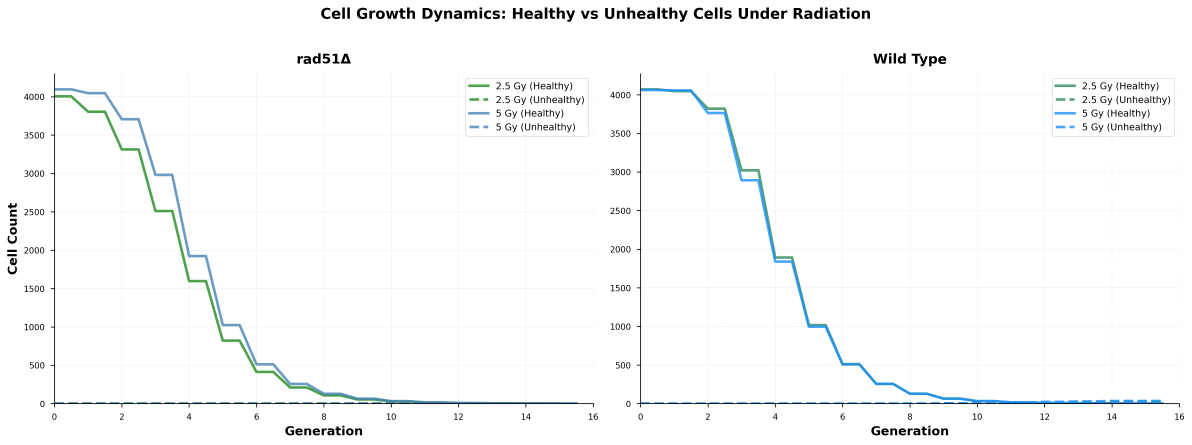
#> input picture results/figures_updated_figures_branch/growth_curves_panel.png, 4768 x 1780 px (shown at 1/4 size)
$ python stack_growth_curves.py
#> lines starting #> are read from the running program, lines starting #| are printed output that depends on the picture
### ammper_paths.py
"""
Path resolution for the reorganized AMMPER tree (August 2026).

Before the reorganization every script ran from the repository root and referred
to data with bare relative paths ("abFinalPlots/...", "Results_Bulk_aB",
"radiationData/100/Track0/..."). Files now live in data/ and results/, so those
bare paths no longer resolve.

Import this module instead of hardcoding paths. It works no matter which
directory a script is launched from, because everything is resolved relative to
this file's own location rather than the process working directory:

    import ammper_paths as P
    df = pd.read_csv(P.ab_experimental("AlamarblueRawdataWTKGy.csv"))
    for root, dirs, files in os.walk(P.bulk_aB("WT_Basic_0")):
        ...

Importing this module also puts src/ and src/ammper/ on sys.path, so the bare
intra-package imports in the simulation code ("from cellDefinition import Cell")
keep working.

OLD -> NEW path map:
    abFinalPlots/                    -> data/experimental/alamarblue/
    aBGAMMA/                         -> data/experimental/alamarblue_gamma/
    Biosentineldata/                 -> data/experimental/biosentinel/
    radiationData/                   -> data/radiation_input/ritracks/
    *Fluence*_data.txt               -> data/fluence/
    Results_Bulk_aB/                 -> results/bulk_aB/
    Results_Bulk_GAMMAFINAL/         -> results/bulk_gamma/
    Results/                         -> results/single_runs/
    smac3_output/                    -> results/smac3_output/
"""

import os
import sys

ROOT = os.path.dirname(os.path.abspath(__file__))

SRC = os.path.join(ROOT, "src")
AMMPER_PKG = os.path.join(SRC, "ammper")

DATA = os.path.join(ROOT, "data")
EXPERIMENTAL = os.path.join(DATA, "experimental")
AB_EXPERIMENTAL = os.path.join(EXPERIMENTAL, "alamarblue")
AB_GAMMA_EXPERIMENTAL = os.path.join(EXPERIMENTAL, "alamarblue_gamma")
BIOSENTINEL = os.path.join(EXPERIMENTAL, "biosentinel")
RADIATION_INPUT = os.path.join(DATA, "radiation_input", "ritracks")
FLUENCE = os.path.join(DATA, "fluence")

RESULTS = os.path.join(ROOT, "results")
BULK_AB = os.path.join(RESULTS, "bulk_aB")
BULK_GAMMA = os.path.join(RESULTS, "bulk_gamma")
SINGLE_RUNS = os.path.join(RESULTS, "single_runs")
SMAC3_OUTPUT = os.path.join(RESULTS, "smac3_output")

FIGURES = os.path.join(ROOT, "figures")


def _join(base, *parts):
    return os.path.join(base, *parts) if parts else base


def ab_experimental(*parts):
    """alamarBlue plate-reader CSVs (proton experiments)."""
    return _join(AB_EXPERIMENTAL, *parts)


def ab_gamma_experimental(*parts):
    """alamarBlue plate-reader data for the gamma experiments."""
    return _join(AB_GAMMA_EXPERIMENTAL, *parts)


def biosentinel(*parts):
    """BioSentinel/LEIA source spreadsheets."""
    return _join(BIOSENTINEL, *parts)


def radiation_input(*parts):
    """RITRACKS-generated proton track data, keyed by proton energy."""
    return _join(RADIATION_INPUT, *parts)


def fluence(*parts):
    """Deep-space and GCRSim fluence tables."""
    return _join(FLUENCE, *parts)


def bulk_aB(*parts):
    """Simulation output for the alamarBlue proton runs."""
    return _join(BULK_AB, *parts)


def bulk_gamma(*parts):
    """Simulation output for the exploratory gamma runs."""
    return _join(BULK_GAMMA, *parts)


def single_runs(*parts):
    """Simulation output for individual (non-bulk) runs."""
    return _join(SINGLE_RUNS, *parts)


def figures(*parts):
    """Output directory for generated figures; created on demand."""
    target = _join(FIGURES, *parts)
    directory = target if not parts else os.path.dirname(target)
    if directory:
        os.makedirs(directory, exist_ok=True)
    return target


def add_src_to_path():
    """Make the bare intra-package simulation imports resolve."""
    for path in (SRC, AMMPER_PKG):
        if path not in sys.path:
            sys.path.insert(0, path)


add_src_to_path()

### analysis/growth_curves/stack_growth_curves.py
"""
Comprehensive Panel Figure: Stack Growth Curves, ROS Ratios, and Half-Life
Creates a vertically stacked publication-ready figure with side-by-side comparisons
"""
import os as _os, sys as _sys
_sys.path.insert(0, _os.path.dirname(_os.path.dirname(_os.path.dirname(_os.path.abspath(__file__)))))
import ammper_paths as P  # noqa: E402

import matplotlib.pyplot as plt
import matplotlib.image as mpimg
from matplotlib.gridspec import GridSpec
import os

# ===== UPDATE THESE PATHS =====
# Path to your PNG images
ASSETS = _os.path.join(P.RESULTS, "figures_updated_figures_branch")
GROWTH_CURVES_IMAGE = _os.path.join(ASSETS, "growth_curves_panel.png")
ROS_RATIOS_RAD51_IMAGE = _os.path.join(ASSETS, "rad51UHcellratios.png")
ROS_RATIOS_WT_IMAGE = _os.path.join(ASSETS, "WTUHcellratios.png")
HALF_LIFE_RAD51_IMAGE = _os.path.join(ASSETS, "Halflifeanalysis.png")
HALF_LIFE_WT_IMAGE = _os.path.join(ASSETS, "WTHalflives.png")
# ==============================

def check_files(file_list):
    """Check if all files exist"""
    missing = []
    for filepath in file_list:
        if not os.path.exists(filepath):
            missing.append(filepath)
    return missing

# File list
files_to_check = [
    GROWTH_CURVES_IMAGE,
    ROS_RATIOS_RAD51_IMAGE,
    ROS_RATIOS_WT_IMAGE,
    HALF_LIFE_RAD51_IMAGE,
    HALF_LIFE_WT_IMAGE
]

# Check if files exist
missing_files = check_files(files_to_check)
if missing_files:
    print("ERROR: The following files were not found:")
    for f in missing_files:
        print(f"  - {f}")
    print("\nPlease update the file paths at the top of the script")
    exit(1)

# Load images
img_growth = mpimg.imread(GROWTH_CURVES_IMAGE)
#> img_growth is the input picture: shape (1780, 4768, 4) float32; mean R, G, B, A 0.977, 0.98, 0.982, 1
img_ros_rad51 = mpimg.imread(ROS_RATIOS_RAD51_IMAGE)
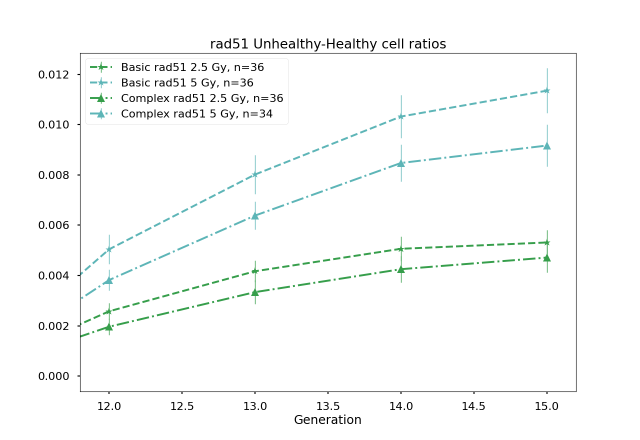
#> input picture results/figures_updated_figures_branch/rad51UHcellratios.png, 1280 x 880 px (shown at 1/2 size)
#> img_ros_rad51 is the input picture: shape (880, 1280, 4) float32; mean R, G, B, A 0.978, 0.982, 0.98, 1
img_ros_wt = mpimg.imread(ROS_RATIOS_WT_IMAGE)
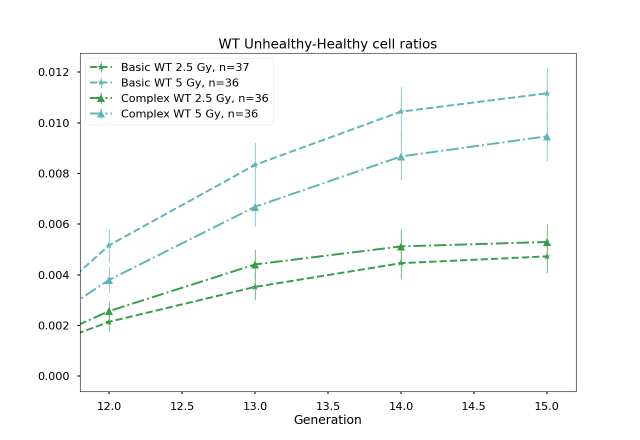
#> input picture results/figures_updated_figures_branch/WTUHcellratios.png, 1280 x 880 px (shown at 1/2 size)
#> img_ros_wt is the input picture: shape (880, 1280, 4) float32; mean R, G, B, A 0.978, 0.983, 0.981, 1
img_halflife_rad51 = mpimg.imread(HALF_LIFE_RAD51_IMAGE)
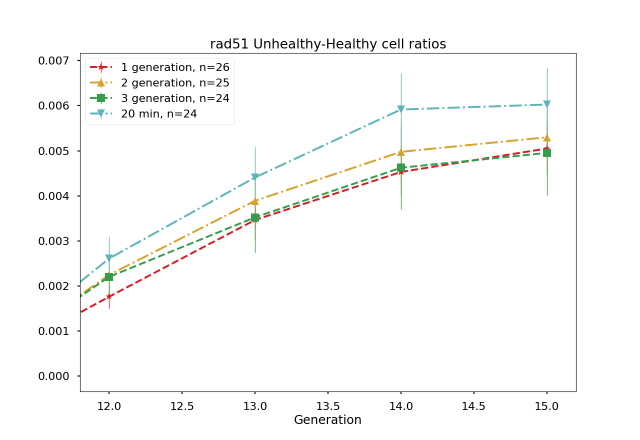
#> input picture results/figures_updated_figures_branch/Halflifeanalysis.png, 1280 x 880 px (shown at 1/2 size)
#> img_halflife_rad51 is the input picture: shape (880, 1280, 4) float32; mean R, G, B, A 0.981, 0.982, 0.979, 1
img_halflife_wt = mpimg.imread(HALF_LIFE_WT_IMAGE)
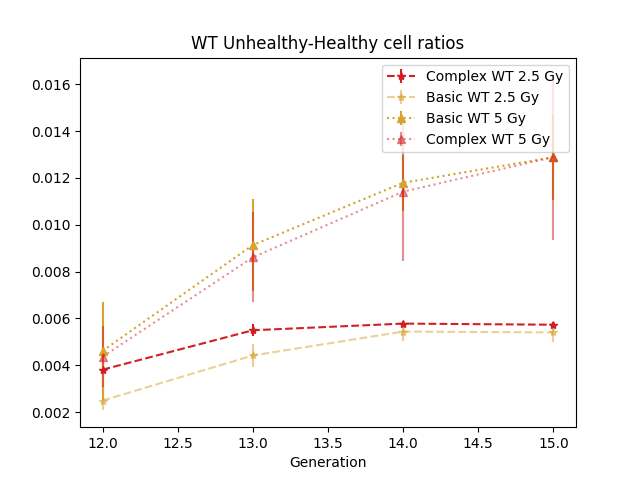
#> input picture results/figures_updated_figures_branch/WTHalflives.png, 640 x 480 px
#> img_halflife_wt is the input picture: shape (480, 640, 4) float32; mean R, G, B, A 0.978, 0.974, 0.972, 1

# Create figure with custom gridspec layout
fig = plt.figure(figsize=(20, 24))

# Create gridspec: 3 rows
# Row 0: Growth curves (full width)
# Row 1: ROS ratios (2 columns: rad51 | WT)
# Row 2: Half-life (2 columns: rad51 | WT)
gs = GridSpec(3, 2, figure=fig,
              height_ratios=[1.5, 1, 1],
              width_ratios=[1, 1],
              hspace=0.12,
              wspace=0.08)

# Create subplots
ax1 = fig.add_subplot(gs[0, :])  # Growth curves - spans both columns
ax2 = fig.add_subplot(gs[1, 0])  # rad51 ROS - left
ax3 = fig.add_subplot(gs[1, 1])  # WT ROS - right
ax4 = fig.add_subplot(gs[2, 0])  # rad51 Half-life - left
ax5 = fig.add_subplot(gs[2, 1])  # WT Half-life - right

# Display images
ax1.imshow(img_growth)
ax1.axis('off')

ax2.imshow(img_ros_rad51)
ax2.axis('off')

ax3.imshow(img_ros_wt)
ax3.axis('off')

ax4.imshow(img_halflife_rad51)
ax4.axis('off')

ax5.imshow(img_halflife_wt)
ax5.axis('off')

# Add panel labels (A, B, C, D, E)
label_props = dict(
    fontsize=24,
    fontweight='bold',
    va='top',
    ha='left',
    bbox=dict(boxstyle='round', facecolor='white', alpha=0.9,
              edgecolor='black', linewidth=2)
)

ax1.text(-0.02, 0.98, 'A', transform=ax1.transAxes, **label_props)
ax2.text(-0.04, 0.98, 'B', transform=ax2.transAxes, **label_props)
ax3.text(-0.04, 0.98, 'C', transform=ax3.transAxes, **label_props)
ax4.text(-0.04, 0.98, 'D', transform=ax4.transAxes, **label_props)
ax5.text(-0.04, 0.98, 'E', transform=ax5.transAxes, **label_props)

# Add section titles on the right side
title_props = dict(
    fontsize=13,
    fontweight='bold',
    rotation=270,
    va='center',
    ha='left'
)

fig.text(0.985, 0.73, 'Cell Growth Dynamics', **title_props)
fig.text(0.985, 0.43, 'Damage Response Ratios', **title_props)
fig.text(0.985, 0.18, 'DNA Repair Kinetics', **title_props)

# Add strain labels between the columns
strain_props = dict(
    fontsize=12,
    fontweight='bold',
    ha='center',
    va='center',
    style='italic'
)

# Adjust layout
plt.tight_layout(rect=[0, 0, 0.98, 1])

# Create output directory if it doesn't exist
if not os.path.exists('figures'):
    os.makedirs('figures')

# Save in multiple formats
output_base = P.figures('comprehensive_stacked_panel')

plt.savefig(f'{output_base}.pdf', format='pdf', bbox_inches='tight', dpi=300)
plt.savefig(f'{output_base}.png', format='png', bbox_inches='tight', dpi=300)
plt.savefig(f'{output_base}.svg', format='svg', bbox_inches='tight')

print("Comprehensive stacked panel created successfully!")
print(f"\nFiles saved:")
print(f"  - {output_base}.pdf (vector)")
print(f"  - {output_base}.png (high-res raster)")
print(f"  - {output_base}.svg (vector, editable)")
print("\nPanel structure:")
print("  Panel A: Cell Growth Dynamics (Healthy vs Unhealthy) - Full Width")
print("  Panel B: rad51Δ Damage Response (Unhealthy/Healthy Ratios) - Left")
print("  Panel C: Wild Type Damage Response (Unhealthy/Healthy Ratios) - Right")
print("  Panel D: rad51Δ DNA Repair Half-Life Analysis - Left")
print("  Panel E: Wild Type DNA Repair Half-Life Analysis - Right")

# plt.show()
